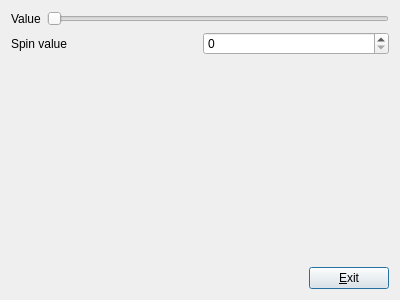
<?xml version="1.0" encoding="UTF-8"?>
<ui version="4.0">
 <class>myForm</class>
 <widget class="QDialog" name="myForm">
  <property name="geometry">
   <rect>
    <x>0</x>
    <y>0</y>
    <width>400</width>
    <height>300</height>
   </rect>
  </property>
  <property name="windowTitle">
   <string>myForm</string>
  </property>
  <layout class="QVBoxLayout" name="verticalLayout_2">
   <item>
    <layout class="QHBoxLayout" name="horizontalLayout">
     <item>
      <widget class="QLabel" name="label">
       <property name="text">
        <string>Value</string>
       </property>
      </widget>
     </item>
     <item>
      <widget class="QSlider" name="horizontalSlider">
       <property name="orientation">
        <enum>Qt::Horizontal</enum>
       </property>
      </widget>
     </item>
    </layout>
   </item>
   <item>
    <layout class="QHBoxLayout" name="horizontalLayout_2">
     <item>
      <widget class="QLabel" name="label_2">
       <property name="text">
        <string>Spin value</string>
       </property>
      </widget>
     </item>
     <item>
      <widget class="QSpinBox" name="spinBox"/>
     </item>
    </layout>
   </item>
   <item>
    <layout class="QVBoxLayout" name="verticalLayout">
     <item>
      <spacer name="verticalSpacer">
       <property name="orientation">
        <enum>Qt::Vertical</enum>
       </property>
       <property name="sizeHint" stdset="0">
        <size>
         <width>20</width>
         <height>118</height>
        </size>
       </property>
      </spacer>
     </item>
     <item>
      <layout class="QHBoxLayout" name="horizontalLayout_3">
       <item>
        <spacer name="horizontalSpacer">
         <property name="orientation">
          <enum>Qt::Horizontal</enum>
         </property>
         <property name="sizeHint" stdset="0">
          <size>
           <width>218</width>
           <height>20</height>
          </size>
         </property>
        </spacer>
       </item>
       <item>
        <widget class="QPushButton" name="pushButton">
         <property name="text">
          <string>&amp;Exit</string>
         </property>
        </widget>
       </item>
      </layout>
     </item>
    </layout>
   </item>
  </layout>
 </widget>
 <resources/>
 <connections>
  <connection>
   <sender>pushButton</sender>
   <signal>clicked()</signal>
   <receiver>myForm</receiver>
   <slot>close()</slot>
   <hints>
    <hint type="sourcelabel">
     <x>346</x>
     <y>275</y>
    </hint>
    <hint type="destinationlabel">
     <x>199</x>
     <y>149</y>
    </hint>
   </hints>
  </connection>
  <connection>
   <sender>spinBox</sender>
   <signal>valueChanged(int)</signal>
   <receiver>horizontalSlider</receiver>
   <slot>setValue(int)</slot>
   <hints>
    <hint type="sourcelabel">
     <x>296</x>
     <y>60</y>
    </hint>
    <hint type="destinationlabel">
     <x>222</x>
     <y>24</y>
    </hint>
   </hints>
  </connection>
  <connection>
   <sender>horizontalSlider</sender>
   <signal>sliderMoved(int)</signal>
   <receiver>spinBox</receiver>
   <slot>setValue(int)</slot>
   <hints>
    <hint type="sourcelabel">
     <x>222</x>
     <y>24</y>
    </hint>
    <hint type="destinationlabel">
     <x>296</x>
     <y>60</y>
    </hint>
   </hints>
  </connection>
 </connections>
</ui>
